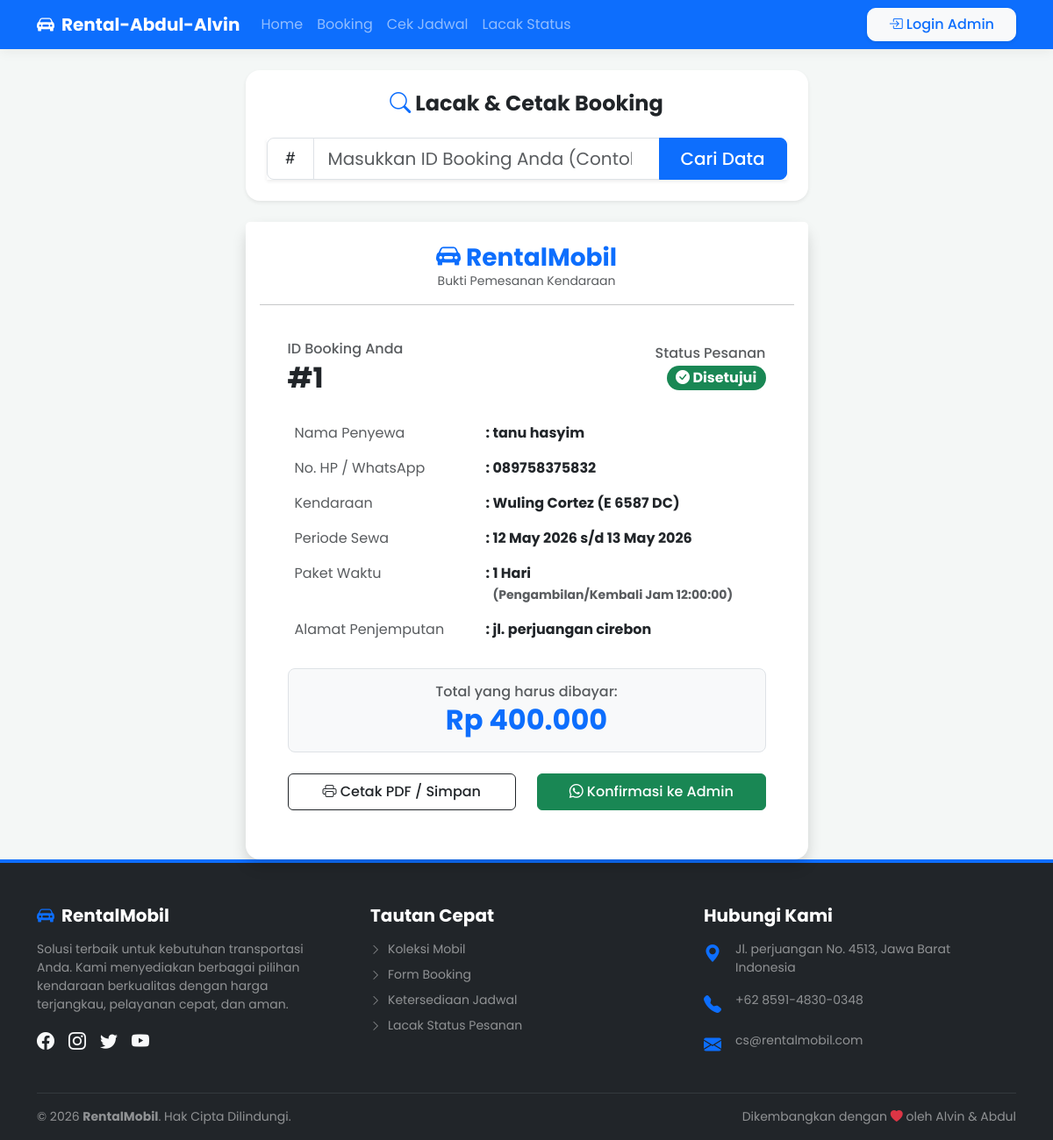
The page /pages/tracking.php?id=1 on the database its author committed.
### tables this page shows
CREATE TABLE `booking` (
  `id_booking` int(11) NOT NULL,
  `nama` varchar(100) NOT NULL,
  `id_mobil` int(11) NOT NULL,
  `tanggal` date NOT NULL,
  `jam_mulai` time NOT NULL,
  `tipe_sewa` varchar(20) NOT NULL DEFAULT 'Harian',
  `lama_sewa` int(11) NOT NULL,
  `tanggal_selesai` date NOT NULL,
  `jam_selesai` time NOT NULL,
  `total_harga` int(11) NOT NULL,
  `no_hp` varchar(20) NOT NULL,
  `alamat` text NOT NULL,
  `status` enum('Menunggu','Disetujui','Ditolak','Selesai') NOT NULL DEFAULT 'Menunggu'
);

CREATE TABLE `mobil` (
  `id_mobil` int(11) NOT NULL,
  `nama_mobil` varchar(100) NOT NULL,
  `merk` varchar(50) NOT NULL,
  `plat_nomor` varchar(20) NOT NULL,
  `harga` int(11) NOT NULL,
  `foto` varchar(255) NOT NULL,
  `status` enum('Tersedia','Tidak Tersedia') NOT NULL DEFAULT 'Tersedia'
);

### pages/tracking.php (the view, shortened to what this page needs)
<?php
include '../config/koneksi.php';
include '../templates/header.php';
?>
<div class="row justify-content-center">
    <div class="col-md-7">
        <div class="card shadow-sm border-0 rounded-4 form-pencarian mb-4">
            <div class="card-body text-center p-4">
                <h4 class="fw-bold text-dark mb-4"><i class="bi bi-search text-primary"></i> Lacak & Cetak Booking</h4>
                <form method="GET" action="">
                    <div class="input-group input-group-lg shadow-sm">
                        <span class="input-group-text bg-white"><i class="bi bi-hash"></i></span>
                        <input type="number" name="id" class="form-control" placeholder="Masukkan ID Booking Anda (Contoh: 12)" required>
                        <button class="btn btn-primary fw-medium px-4" type="submit">Cari Data</button>
                    </div>
                </form>
            </div>
        </div>
        <?php
        if(isset($_GET['id'])):
            $id = $_GET['id'];
            $q = mysqli_query($koneksi, "SELECT b.*, m.nama_mobil, m.plat_nomor FROM booking b JOIN mobil m ON b.id_mobil = m.id_mobil WHERE b.id_booking='$id'");
            if(mysqli_num_rows($q) > 0):
                $b = mysqli_fetch_array($q);
                $badge = 'warning'; $icon = 'bi-hourglass-split';
                if($b['status'] == 'Disetujui') { $badge = 'success'; $icon = 'bi-check-circle-fill'; }
                elseif($b['status'] == 'Ditolak') { $badge = 'danger'; $icon = 'bi-x-circle-fill'; }
                elseif($b['status'] == 'Selesai') { $badge = 'primary'; $icon = 'bi-flag-fill'; }
                $no_admin = "6281234567890";
                $pesan_wa = "Halo Admin RentalMobil, saya ingin konfirmasi pesanan saya.%0A%0A*ID Booking:* #" . $b['id_booking'] . "%0A*Nama:* " . $b['nama'] . "%0A*Mobil:* " . $b['nama_mobil'] . "%0A%0AMohon info selanjutnya. Terima kasih.";
                $link_wa = "https://wa.me/" . $no_admin . "?text=" . $pesan_wa;
        ?>
            <div class="card shadow border-0 rounded-4" id="areaPrint">
                <div class="card-header bg-white border-bottom-0 text-center pt-4">
                    <h3 class="fw-bold text-primary mb-0"><i class="bi bi-car-front-fill"></i> RentalMobil</h3>
                    <p class="text-muted small">Bukti Pemesanan Kendaraan</p>
                    <hr>
                </div>
                <div class="card-body px-5 pb-5">
                    <div class="d-flex justify-content-between align-items-center mb-4">
                        <div>
                            <h6 class="text-muted mb-1">ID Booking Anda</h6>
                            <h2 class="fw-bold mb-0 text-dark">#<?= $b['id_booking'] ?></h2>
                        </div>
                        <div class="text-end">
                            <h6 class="text-muted mb-1">Status Pesanan</h6>
                            <span class="badge bg-<?= $badge ?> fs-6 rounded-pill"><i class="bi <?= $icon ?>"></i> <?= $b['status'] ?></span>
                        </div>
                    </div>
                    <table class="table table-borderless mb-0">
                        <tr>
                            <td class="text-muted" width="40%">Nama Penyewa</td>
                            <td class="fw-bold">: <?= $b['nama'] ?></td>
                        </tr>
                        <tr>
                            <td class="text-muted">No. HP / WhatsApp</td>
                            <td class="fw-bold">: <?= $b['no_hp'] ?></td>
                        </tr>
                        <tr>
                            <td class="text-muted">Kendaraan</td>
                            <td class="fw-bold">: <?= $b['nama_mobil'] ?> (<?= $b['plat_nomor'] ?>)</td>
                        </tr>
                        <tr>
                            <td class="text-muted">Periode Sewa</td>
                            <td class="fw-bold">: <?= date('d M Y', strtotime($b['tanggal'])) ?> s/d <?= date('d M Y', strtotime($b['tanggal_selesai'])) ?></td>
                        </tr>
                        <tr>
                            <td class="text-muted">Paket Waktu</td>
                            <td class="fw-bold">: <?= $b['lama_sewa'] ?> <?= str_replace("an", "", $b['tipe_sewa']) ?> <br><small class="text-muted ms-2">(Pengambilan/Kembali Jam <?= $b['jam_mulai'] ?>)</small></td>
                        </tr>
                        <tr>
                            <td class="text-muted">Alamat Penjemputan</td>
                            <td class="fw-bold">: <?= $b['alamat'] ?></td>
                        </tr>
                    </table>
                    <div class="bg-light p-3 rounded-3 mt-4 text-center border">
                        <h6 class="text-muted mb-1">Total yang harus dibayar:</h6>
                        <h2 class="text-primary fw-bold mb-0">Rp <?= number_format($b['total_harga'],0,',','.') ?></h2>
                    </div>
                    <div class="row mt-4 btn-aksi">
                        <div class="col-sm-6 mb-2">
                            <button onclick="window.print()" class="btn btn-outline-dark w-100 py-2 fw-medium"><i class="bi bi-printer"></i> Cetak PDF / Simpan</button>
                        </div>
                        <div class="col-sm-6 mb-2">
                            <a href="<?= $link_wa ?>" target="_blank" class="btn btn-success w-100 py-2 fw-medium"><i class="bi bi-whatsapp"></i> Konfirmasi ke Admin</a>
                        </div>
                    </div>
                </div>
            </div>
        <?php endif; endif; ?>
    </div>
</div>
<?php include '../templates/footer.php'; ?>

### templates/header.php (style rules this page uses)
body { font-family: 'Poppins', sans-serif; background-color: #f4f7f6; }

### templates/footer.php (style rules this page uses)
html, body { height: 100%; }
body { display: flex; flex-direction: column; min-height: 100vh; }

### rows shown on the page
booking: id_booking "1", status "Disetujui", nama "tanu hasyim", no_hp "089758375832", id_mobil.nama_mobil "Wuling Cortez", id_mobil.plat_nomor "E 6587 DC", tanggal "12 May 2026", tanggal_selesai "13 May 2026", lama_sewa "1", tipe_sewa "Hari", jam_mulai "12:00:00", alamat "jl. perjuangan cirebon", total_harga "400.000"
